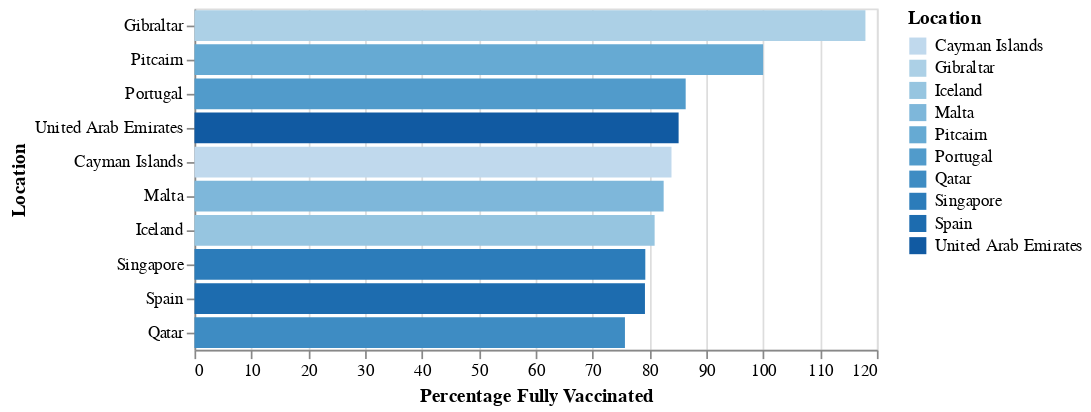

The cell this chart's notebook holds for it:
### Code cell
plots.plot_bars(full_vaccinations_by_countries, 'Percentage Fully Vaccinated:Q', 'Location:O', plot_type = plots.PLOT_TYPES.FULLY_VACCINATED)

### Figure 1 — Vega-Lite specification as saved in the notebook (floating-point values rounded to 4 significant figures)
{"config": {"view": {"continuousWidth": 400, "continuousHeight": 300}}, "data": {"name": "data-3b4a047529f9d153d48daccb26c65741"}, "mark": "bar", "encoding": {"color": {"type": "ordinal", "field": "Location"}, "tooltip": [{"type": "nominal", "field": "Collection Date"}, {"type": "quantitative", "field": "Population"}, {"type": "nominal", "field": "Location"}, {"type": "quantitative", "field": "People Fully Vaccinated"}, {"type": "quantitative", "field": "Percentage Fully Vaccinated"}], "x": {"type": "quantitative", "field": "Percentage Fully Vaccinated"}, "y": {"type": "ordinal", "field": "Location", "sort": null}}, "$schema": "https://vega.github.io/schema/vega-lite/v4.8.1.json", "datasets": {"data-3b4a047529f9d153d48daccb26c65741": [{"Location": "Gibraltar", "Collection Date": "2021-10-15", "Total Vaccinations": 81970.0, "People Vaccinated": 39970.0, "People Fully Vaccinated": 39750.0, "Population": 33690.0, "Percentage Fully Vaccinated": 118.0}, {"Location": "Pitcairn", "Collection Date": "2021-09-07", "Total Vaccinations": 94.0, "People Vaccinated": 47.0, "People Fully Vaccinated": 47.0, "Population": 47.0, "Percentage Fully Vaccinated": 100.0}, {"Location": "Portugal", "Collection Date": "2021-10-11", "Total Vaccinations": 16100000.0, "People Vaccinated": 8976000.0, "People Fully Vaccinated": 8783000.0, "Population": 10170000.0, "Percentage Fully Vaccinated": 86.38}, {"Location": "United Arab Emirates", "Collection Date": "2021-10-15", "Total Vaccinations": 20620000.0, "People Vaccinated": 9495000.0, "People Fully Vaccinated": 8506000.0, "Population": 9991000.0, "Percentage Fully Vaccinated": 85.13}, {"Location": "Cayman Islands", "Collection Date": "2021-10-14", "Total Vaccinations": 109900.0, "People Vaccinated": 55780.0, "People Fully Vaccinated": 55780.0, "Population": 66500.0, "Percentage Fully Vaccinated": 83.88}, {"Location": "Malta", "Collection Date": "2021-10-14", "Total Vaccinations": 848400.0, "People Vaccinated": 425200.0, "People Fully Vaccinated": 424500.0, "Population": 514600.0, "Percentage Fully Vaccinated": 82.5}, {"Location": "Iceland", "Collection Date": "2021-10-14", "Total Vaccinations": 562400.0, "People Vaccinated": 282300.0, "People Fully Vaccinated": 277800.0, "Population": 343400.0, "Percentage Fully Vaccinated": 80.92}, {"Location": "Singapore", "Collection Date": "2021-10-14", "Total Vaccinations": 9787000.0, "People Vaccinated": 4730000.0, "People Fully Vaccinated": 4675000.0, "Population": 5897000.0, "Percentage Fully Vaccinated": 79.28}, {"Location": "Spain", "Collection Date": "2021-10-14", "Total Vaccinations": 70980000.0, "People Vaccinated": 37870000.0, "People Fully Vaccinated": 37030000.0, "Population": 46750000.0, "Percentage Fully Vaccinated": 79.21}, {"Location": "Qatar", "Collection Date": "2021-09-11", "Total Vaccinations": 4579000.0, "People Vaccinated": 2360000.0, "People Fully Vaccinated": 2218000.0, "Population": 2931000.0, "Percentage Fully Vaccinated": 75.7}]}}
